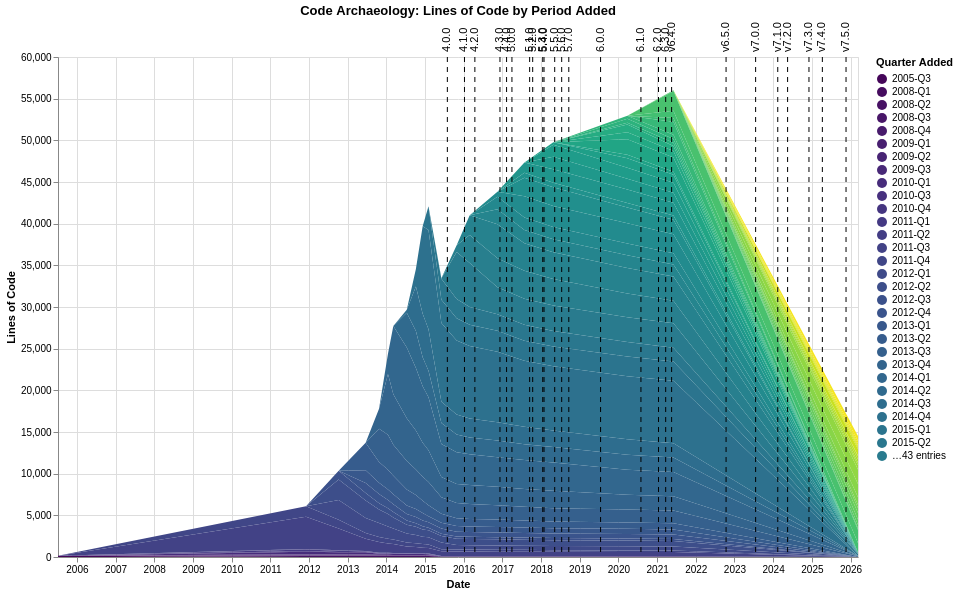

Write a Vega-Lite specification for this figure.
### Vega-Lite specification from a JSON file in a GitHub repository (floating-point values rounded to 4 significant figures; data arrays with more than 128 entries replaced by an {"elided": "..."} marker saying what was removed)
{"$schema": "https://vega.github.io/schema/vega-lite/v6.1.0.json", "config": {"view": {"continuousHeight": 300, "continuousWidth": 300}}, "datasets": {"data-102c6467a2fe11650561209a59d73901": [{"datetime": "2015-07-30T23:34:52", "version": "4.0.0"}, {"datetime": "2016-01-08T18:52:53", "version": "4.1.0"}, {"datetime": "2016-04-15T21:24:11", "version": "4.2.0"}, {"datetime": "2016-12-08T20:00:55", "version": "4.3.0"}, {"datetime": "2017-02-09T05:04:55", "version": "4.4.0"}, {"datetime": "2017-03-31T20:22:53", "version": "5.0.0"}, {"datetime": "2017-09-14T23:34:35", "version": "5.1.0"}, {"datetime": "2017-10-13T18:29:43", "version": "5.2.0"}, {"datetime": "2018-01-16T16:04:31", "version": "5.3.0"}, {"datetime": "2018-01-28T18:36:08", "version": "5.4.0"}, {"datetime": "2018-05-09T15:35:27", "version": "5.5.0"}, {"datetime": "2018-07-14T13:36:19", "version": "5.6.0"}, {"datetime": "2018-09-19T16:36:03", "version": "5.7.0"}, {"datetime": "2019-07-16T18:11:49", "version": "6.0.0"}, {"datetime": "2020-07-31T19:59:17", "version": "6.1.0"}, {"datetime": "2021-01-13T17:30:49", "version": "6.2.0"}, {"datetime": "2021-03-22T11:22:16", "version": "6.3.0"}, {"datetime": "2021-05-17T13:14:19", "version": "v6.4.0"}, {"datetime": "2022-10-13T15:42:20", "version": "v6.5.0"}, {"datetime": "2023-07-19T17:51:27", "version": "v7.0.0"}, {"datetime": "2024-02-13T16:24:16", "version": "v7.1.0"}, {"datetime": "2024-05-16T16:09:18", "version": "v7.2.0"}, {"datetime": "2024-12-04T09:58:32", "version": "v7.3.0"}, {"datetime": "2025-04-09T19:34:49", "version": "v7.4.0"}, {"datetime": "2025-11-19T09:34:49", "version": "v7.5.0"}], "data-67a6861869c90c12fc9427cf4528b5f0": {"elided": "518 records"}}, "height": 500, "layer": [{"data": {"name": "data-67a6861869c90c12fc9427cf4528b5f0"}, "encoding": {"color": {"field": "period", "scale": {"scheme": "viridis"}, "title": "Quarter Added", "type": "ordinal"}, "order": {"field": "period", "sort": "ascending", "type": "ordinal"}, "tooltip": [{"field": "commit_date", "type": "temporal"}, {"field": "period", "type": "ordinal"}, {"field": "line_count", "type": "quantitative"}], "x": {"field": "commit_date", "title": "Date", "type": "temporal"}, "y": {"field": "line_count", "title": "Lines of Code", "type": "quantitative"}}, "mark": {"type": "area"}}, {"data": {"name": "data-102c6467a2fe11650561209a59d73901"}, "encoding": {"tooltip": [{"field": "version", "type": "nominal"}, {"field": "datetime", "type": "temporal"}], "x": {"field": "datetime", "title": "Date", "type": "temporal"}}, "mark": {"strokeDash": [5, 5], "type": "rule"}}, {"data": {"name": "data-102c6467a2fe11650561209a59d73901"}, "encoding": {"text": {"field": "version", "type": "nominal"}, "x": {"field": "datetime", "type": "temporal"}, "y": {"value": 10}}, "mark": {"align": "left", "angle": 270, "dx": 15, "dy": 0, "type": "text"}}], "title": "Code Archaeology: Lines of Code by Period Added", "width": 800}
